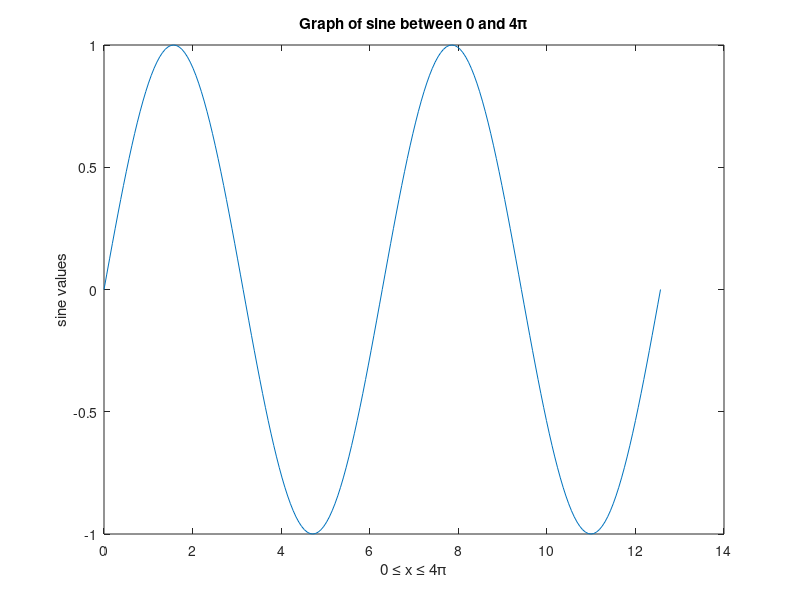
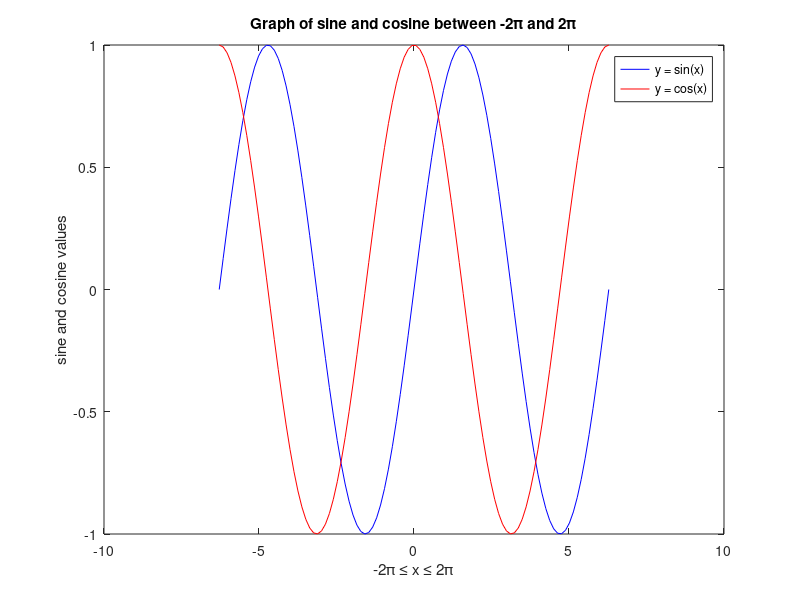
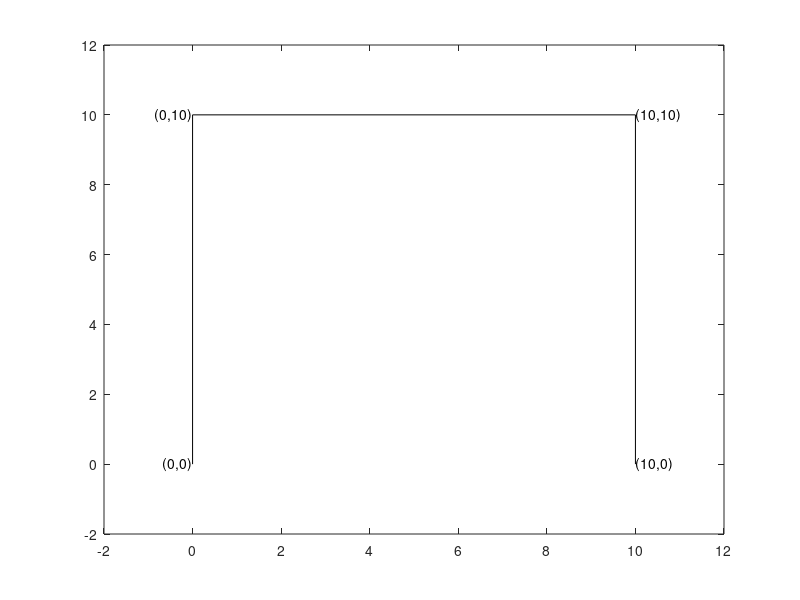

These charts were generated, in order, by the following MATLAB code:
clear all
close all
clc

disp('Lab #2')
disp('Name: Carlos A. Campos')
disp('ID: 011903056')

%% Problem 1
disp('Problem 1');

x = [4, 2, 6, 5, 7, 2];

% 1a
tot = 0;
for j = 1:length(x)
    tot = tot + x(j);
end

disp('-----------------------');
disp('1a:');
disp('x vector summation:')
disp(tot);

% 1b

total = zeros(size(x));

total(1) = x(1);
for j = 2:length(x)
    total(j) = total(j - 1) + x(j);
end

disp('-----------------------');
disp('1b:');
disp('running sum for element j:')
disp(total);

% 1c

disp('-----------------------');
disp('1c:');

sine = zeros(size(x));
for j = 1:length(x)
    sine(j) = sin(x(j));
end

disp('sin(x) of given values:');
disp(sine);

%% Problem 2
disp('Problem 2');

x = [8, 3, 8];
y = [3, 7, 9];

% 2a
n = length(x);
for i = 1:n
    for j = 1:n
        a(i,j) = x(i) * y(j);
    end
end

disp('-----------------------');
disp('2a:');
disp(a)

% 2b

for i = 1:n
    for j = 1:n
        b(i,j) = x(i) / y(j);
    end
end

disp('-----------------------');
disp('2b:');
disp(b)

% 2c

tot = 0;
for i = 1:n
    for j = 1:n
        c(i) = x(i) * y(j);
    end
    tot = tot + c(i);
end

disp('-----------------------');
disp('2c:');
disp(tot)

% 2d

tot = 0;
for i = 1:n
    for j = 1:n
        d(i,j) = x(i) / (2 +x(i) + y(j));
    end
    tot = tot + d(i);
end

disp('-----------------------');
disp('2d:');
disp(tot)

% 2e

for i = 1:n
    for j = 1:n
        e(i,j) = 1 / min(x(i), y(j));
    end
end

disp('-----------------------');
disp('2e:');
disp(e)

%% Problem 3
disp('Problem 3');

% 3a

a = ones(6);

disp('-----------------------');
disp('3a:');
disp(a)

% 3b

b = zeros(8);
b(2:7, 2:7) = a;

disp('-----------------------');
disp('3b:');
disp(b)

% 3c

c = zeros(8);

c(2, 2) = a(1, 1);
c(2, 4:8) = a(1, 2:6);
c(4:8, 2) = a(2:6, 1);
c(4:8, 4:8) = a(2:6, 2:6);

disp('-----------------------');
disp('3c:');
disp(c)

%% Problem 4
disp('Problem 4');

x = 0: pi/50: 4 *pi;

y = sin(x);

figure
plot(x,y)
title('Graph of sine between 0 and 4\pi')
xlabel('0 \leq x \leq 4\pi')
ylabel('sine values')

%% Problem 5
disp('Problem 5');

x = -2*pi :4*pi/99: 2*pi;
y1 = sin(x);
y2 = cos(x);

figure
plot(x,y1, 'blue',x,y2, 'red')
title('Graph of sine and cosine between -2\pi and 2\pi')
xlabel('-2\pi \leq x \leq 2\pi')
ylabel('sine and cosine values')
legend('y = sin(x)', 'y = cos(x)')

%% Problem 6
disp('Problem 6');

x = [0, 0, 10, 10];
y = [0, 10, 10, 0];

figure
plot(x,y, 'black')
axis([-2, 12, -2, 12])
text(0,0, '(0,0)', 'HorizontalAlignment', 'right')
text(0,10, '(0,10)', 'HorizontalAlignment', 'right')
text(10,10, '(10,10)')
text(10,0, '(10,0)')
